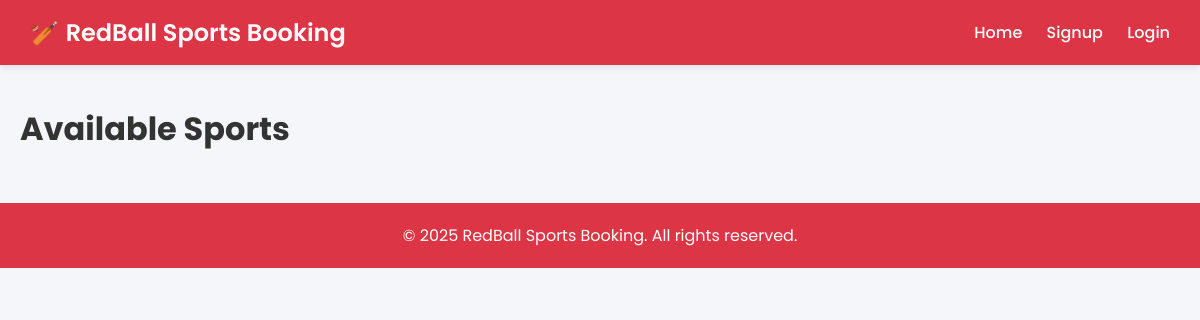
The app's page /, older data.
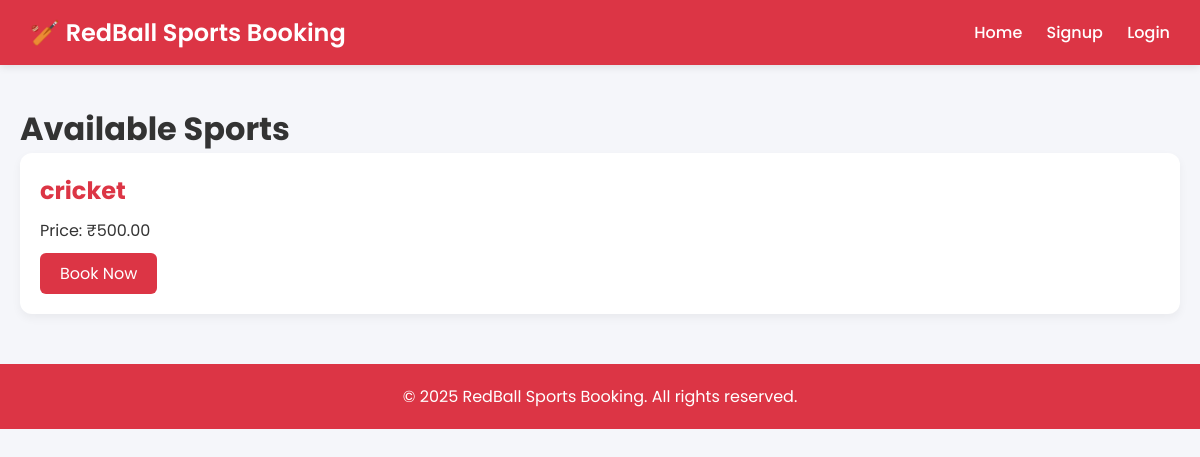
The same page, newer data.
### sports/models.py (models this page shows, shortened)
class Sport(models.Model):
    name = models.CharField(max_length=100)
    description = models.TextField(blank=True)
    price_per_hour = models.DecimalField(max_digits=6, decimal_places=2)
    available_from = models.TimeField()
    available_to = models.TimeField()

### sports/views.py (the view)
# urls.py: 2. Add a URL to urlpatterns:  path('', views.home, name='home')
def home(request):
    sports = Sport.objects.all()
    return render(request, 'home.html', {'sports': sports})

### sports/templates/home.html
{% extends 'base.html' %}
{% block content %}
<h1>Available Sports</h1>
{% for sport in sports %}
<div class="card">
    <h2>{{ sport.name }}</h2>
    <p>Price: ₹{{ sport.price_per_hour }}</p>
    <a href="{% url 'book_sport' sport.id %}">Book Now</a>
</div>
{% endfor %}
{% endblock %}

Row changes from the older to the newer data that the page shows:
added Sport: name "cricket", price_per_hour "500.00"
